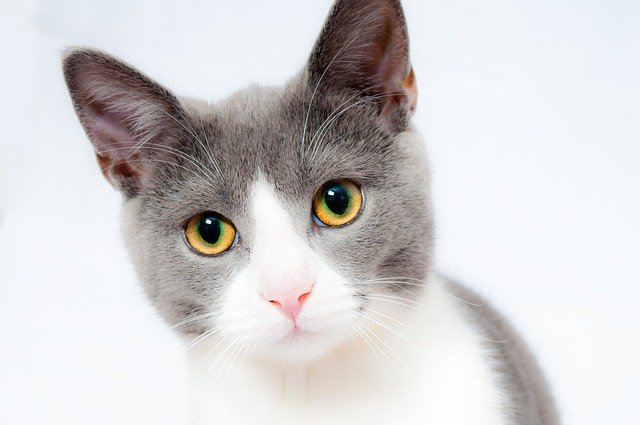
#> input picture image/cat.jpg, 640 x 425 px, found by its file name
$ jupyter execute --allow-errors '기초-day1-numpy-완성.ipynb'   (shell and % lines are left out)   (older library calls are emulated)
#> lines starting #> are read from the running program, lines starting #| are printed output that depends on the picture
# 01.파이썬라이브러리-Numpy

## numpy 설치하기

[cell 1]
import numpy

numpy.__version__

### 용어
- **스칼라**(scalar) : 숫자 하나만으로 이루어진 데이터, 보통 $x$와 같이 알파벳 소문자로 표기, 실수 숫자로 $x ∈ R$
- **벡터**(vector) : 여러 숫자가 특정한 순서대로 모여 있는 것. ex)데이터 레코드들. 행(row), 열(columns)을 가지는 형태, $x ∈ R^n$
- **특징벡터**(feature vector) : 데이터 벡터가 예측 문제에서 입력 데이터로 사용되는 특징벡터
- **행렬**(array) : 복수 차원을 가지는 데이터 레코드

### 넘파이를 사용한 벡터 표현

[cell 2]
import numpy as np

x1 = np.array([5.1, 3.5, 1.4 , 0.2])
print(x1)

x2 = np.array([[5.1],[3.5],[1.4],[0.2]])
print(x2)

## numpy 데이터 적용 사례

### 1.이미지 데이터에서 넘파이 사용
- 이미지 파일의 데이터를 확인해 보자!
- 단, 아래 코드는 opencv-python 라이브러리가 설치되어 있는 상태에서 실행해야 오류가 없다.

#### OpenCV 라이브러리에서 사진 읽어오기
- OpenCV: 이미지처리 및 컴퓨터비전을 위한 라이브러리

[cell 3]
# OpenCV 라이브러리 설치하기

[cell 4]
import sys
import cv2

print('Hello OpenCV', cv2.__version__)

image = cv2.imread('image\cat.jpg')
#> image is the input picture: shape (425, 640, 3); mean B, G, R 208.7, 208.2, 210.2
if image is None:
    print('Image load failed!')
    sys.exit()

print(image)
#> (printed output is left out)
print(type(image))
#| <class 'numpy.ndarray'>
print(image.dtype)
#| uint8

cv2.namedWindow('image')
cv2.imshow("image", image)
cv2.waitKey()
cv2.destroyAllWindows()

### 2.텍스트 데이터에서 넘파이 사용
- scikit-learn에서 붓꽃데이터를 확인해 보자!
- 단, 아래 코드는 scikit-learn 라이브러리가 설치되어 있는 상태에서 실행해야 오류가 없다.

### scikit-learn 라이브러리 설치하기
- scikit-learn: 머신러닝 대표적인 라이브러리

[cell 5]
from sklearn.datasets import load_iris

iris = load_iris()

#iris
iris.data[0, :]    # 첫 번째 꽃의 데이터

--------

## 1. numpy 배열

###  numpy 사용

[cell 6]
import numpy as np

a = [0,1,2,3,4,5]
print(type(a), a)

na = np.array(a)      # np.array()로 ndarray오브젝트 생성
print(type(na), na)

[cell 7]
import numpy as np

arr = np.array([0,1,2,3,4,5])
print(type(arr))
print(arr)

### 1차원 배열 만들기

[cell 8]
na = np.array([0,1,2,3,4,5,6,7,8,9])
na
print(na)

[cell 9]
na = np.array(range(0,10,1))
print(na)

[cell 10]
na = np.arange(10)
print(na)

### [실습]: 2차원 배열 만들기

[cell 11]
import numpy as np

arr = np.array([[10,20,30,40],[50,60,70,80]])

arr = np.array([[1,2,3,4],[5,6,7,8]])
print(arr*10)

### 2차원 배열

[cell 12]
na = np.array([[0,1,2],[3,4,5]])  # 2  x 3 array (괄호의 갯수)
print(na)

### 3차원 배열

[cell 13]
na = np.array([[[0,1,2],[3,4,5]],[[6,7,8],[9,10,11]]])
print(na)

### 배열의 차원과 크기

[cell 14]
na1 = np.array([0,1,2,3,4,5,6,7,8,9])
na2 = np.array([[0,1,2],[3,4,5]])
na3 = np.array([[[0,1,2],[3,4,5]],[[6,7,8],[9,10,11]]])

print(len(na1),len(na2),len(na3))    # 배열의 요소 개수
print(len(na1),len(na2[0]),len(na3[1][0]))

#### - ndim : 배열의 차원

[cell 15]
na3.ndim    #배열의 차원

#### - shape : 배열의 크기

[cell 16]
na3.shape   #배열의 크기   (면, 행, 열) matrix

#### - reshape : 배열의 크기 변경

[cell 17]
na = np.arange(12)
print(na)

[cell 18]
nb = na.reshape(3,4)
print(nb)

[cell 19]
nb = na.reshape(3,-1)
print(nb)

[cell 20]
nb = na.reshape(2,2,-1)  # -1 : 자동으로 값이 계산
print(nb)

[cell 21]
nb = na.reshape(2,-1,2)
print(nb)

#### - flatten / ravel : 1차원 배열로 만듦

[cell 22]
nc = nb.flatten()
print(nc)

[cell 23]
nc = nb.ravel()
print(nc)

[cell 24]
nc = nb.reshape(-1)
print(nc)

[cell 25]
nc.dtype

[cell 26]
np.iinfo('int64')

### 배열의 인덱싱 & 슬라이싱

[cell 27]
na1 = np.array([0,1,2,3,4,5,6,7,8,9])
print(na1[2])
print(na1[1:3])
print(na1[::-1])
print('-'*20)
na2 = np.array([[0,1,2],[3,4,5]])
print(na2[0,0])
print(na2[-1,2])
print(na2[:,1])
print(na2[1,1:])
print('-'*20)
na3 = np.array([[[0,1,2],[3,4,5]],[[6,7,8],[9,10,11]]])
print(na3[0,0])
print(na3[0,1,2])
print(na3[1,1:2,2])

---------

## 2. 배열의 생성과 변형

### 배열의 데이터 타입

[cell 28]
na = np.array([0,1,2,3,4,5,6,7,8,9])
na.dtype

#### 1.배열은 한가지 데이터 타입만 가질 수 있다.

[cell 29]
na = np.array([0,1,2,3.5,4,5,6,7,8,9])
print(na)
print(na.dtype)   # float

[cell 30]
na = np.array([0,1,2,3.5,'4',5,6,7,8,9])
print(na)
print(na.dtype)   # 유니코드 문자열

#### 2.데이터 타입 지정

[cell 31]
na = np.array([1, 2, 3], dtype='float')
print(na.dtype)
print(na)

#### Python의 데이터 형과 대응되는 numpy의 데이터 형

[cell 32]
print(int is np.int)
print(float is np.float)
print(float is np.float64)
print(float == 'float64')
print(str == np.unicode)

#### 모두 동일한 데이터 타입

[cell 33]
na = np.array([1, 2, 3], dtype=np.int64)
print(na.dtype) # int64

na = np.array([1, 2, 3], dtype='int64')
print(na.dtype) # int64

na = np.array([1, 2, 3], dtype='i8')
print(na.dtype) # int64

[cell 34]
na = np.array([1, 2, 3], dtype=np.float64)
print(na.dtype) # float64

na = np.array([1, 2, 3], dtype='float64')
print(na.dtype) # float64

na = np.array([1, 2, 3], dtype='f8')
print(na.dtype) # float64

[cell 35]
na = np.array([True, False])
#na = np.array([True, False], dtype='int')
print(na.dtype, na)

#### 3.숫자형 데이터가 취할 수 있는 값 범위 (최소값, 최대값)의 확인

 - 정수 int, unit이 취할 수 있는 범위
 - np.iinfo()

[cell 36]
print(np.iinfo('int64'))

 - 부동소수점 float이 취할 수 있는 범위
 - np.finfo()

[cell 37]
print(np.finfo('float'))

#### 4.데이터 타입 변경

[cell 38]
na = np.array([0,1,2,3,4])
print(na)
print(na.dtype)

na = na.astype(np.float)
print(na)
print(na.dtype)

### [실습] 2차원 이미지를 1차원 벡터로 변경하기
- 8 x 8 --> (64 x 1)

[cell 39]
from sklearn.datasets import load_digits
import matplotlib.pyplot as plt

digits = load_digits()
digits
samples = [0, 10, 20, 30, 1, 11, 21, 31]  # 선택된 이미지 번호
d = []
for i in range(8):
    d.append(digits.images[samples[i]])

plt.figure(figsize=(8, 2))
for i in range(8):
    plt.subplot(1, 8, i+1)
    plt.imshow(d[i], interpolation='nearest', cmap=plt.cm.bone_r)
    plt.grid(False)
    plt.xticks([])
    plt.yticks([])
    plt.title(f'image: {i+1}')
plt.suptitle('number 0 & 1 image')
plt.tight_layout()
plt.show()
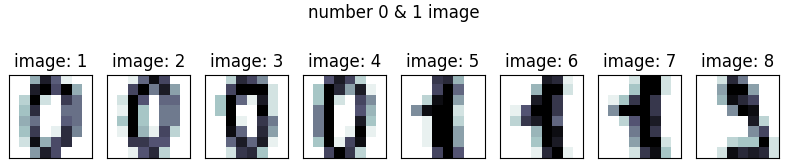
#> figure drawn by matplotlib, 8 panels

#### 1차원 벡터로 변형하기

[cell 40]
v = []
for i in range(8):
    v.append(d[i].reshape(64,1))  #벡터화

plt.figure(figsize=(10, 3))
for i in range(8):
    plt.subplot(1, 8, i+1)
    plt.imshow(v[i], aspect=0.4, interpolation='nearest', cmap=plt.cm.bone_r)
    plt.grid(False)
    plt.xticks([])
    plt.yticks([])
    plt.title(f'vector: {i+1}')
plt.suptitle('Vector image', y=1.05)
plt.tight_layout(w_pad=7)
plt.show()
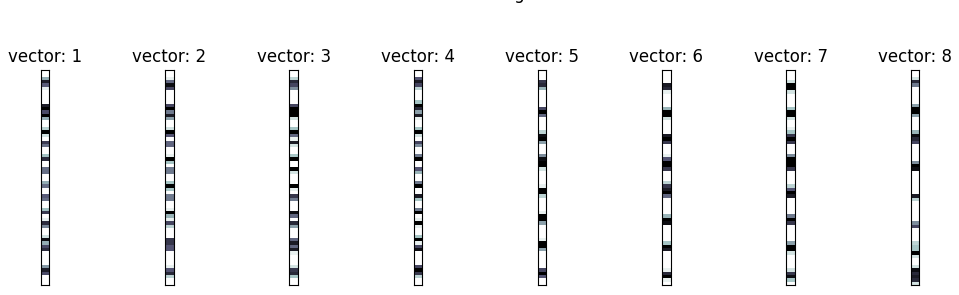
#> figure drawn by matplotlib, 8 panels

### 다양한 배열생성 방법

#### - zeros

[cell 41]
na = np.zeros(5)
print(na)

[cell 42]
na = np.zeros((2, 3), dtype=int)  # 튜플 타입으로 지정
print(na)

na = np.zeros((2, 3, 4))
print(na)

[cell 43]
na = np.zeros(5, dtype="U4")
print(na)

[cell 44]
import numpy as np
import cv2

image = np.zeros((768, 1024), np.uint8)
image.fill(200)      # 또는 image[:] = 200

cv2.imshow("Window title", image)
cv2.waitKey(0)
cv2.destroyAllWindows()

[cell 45]
na[0] = 'a'
na[1] = 'ab'
na[2] = 'abc'
na[3] = 'abcd'
print(na)

#### - ones

[cell 46]
na = np.ones(5)
print(na)

na = np.ones((2,3), dtype='i')
print(na)

#### - zeros_like, ones_like: 다른 배열과 같은 크기의 배열 생성

[cell 47]
na = np.ones_like(na)  #
print(na)

#### - empty : 배열만 생성 (값을 초기화 하지 않음)

[cell 48]
na = np.empty((3,1))  # 배열의 크기가 커지면 배열을 초기화하는데도 시간이 걸린다
print(na)

#### - arange : range와 유사한 명령

[cell 49]
na = np.arange(10)
print(na)

[cell 50]
na = np.arange(2, 10, 2)  # start, end(포함안됨), step
print(na)

#### - linspace: 선형구간 지정, logspace: 로그구간 지정

[cell 51]
na = np.linspace(0, 100, 5, dtype=int)
print(na)

[cell 52]
na = np.logspace(0.1, 1, 10)
print(na)

[cell 53]
import numpy as np

a = np.zeros((2,5), np.int)
b = np.ones((3,1), np.uint8)
c = np.empty((1,5), np.float)
d = np.full(5, 15, np.float32)

print(type(a), type(a[0]), type(a[0][0]))
print(type(b), type(b[0]), type(b[0][0]))
print(type(c), type(c[0]), type(c[0][0]))
print(type(d), type(d[0]) )
print('c 형태:', c.shape, '   d 형태:', d.shape)
print(a), print(b)
print(c), print(d)

### 배열의 연결

#### - hstack : 행의 수가 같은 두 개 이상의 배열을 옆으로 연결

[cell 54]
na1 = np.ones((2,3), dtype=int)
na2 = np.zeros((2,2), dtype=int)
print(na1)
print(na2)
print(np.hstack([na1, na2]))

#### - vstack : 열의 수가 같은 두 개 이상의 배열을 위아래로 연결

[cell 55]
na1 = np.ones((2,3), dtype=int)
na2 = np.zeros((3,3), dtype=int)
print(na1)
print(na2)
print(np.vstack([na1, na2]))

#### - dstack
- 행이나 열이 아닌 깊이(면: depth) 방향으로 배열을 합침, 가장 안쪽 원소의 차원 증가
- 3차원 데이터

#### # 1차원 데이터일 경우

[cell 56]
na1 = np.zeros(2, dtype=int)    # [0 0]
na2 = np.ones(2, dtype=int)     # [1 1]
na3 = np.full(2, 2,  dtype=int) # [2 2]
na = np.dstack([na1, na2])
print(na.shape)
print(na)

[cell 57]
na = np.dstack([na1, na2, na3])
print(na.shape)
print(na)

#### #2차원 데이터일 경우

[cell 58]
na1 = np.zeros((2,3), dtype=int)   # [[0 0 0]
                                   #  [0 0 0]]
na2 = np.ones((2,3), dtype=int)
na3 = np.full((2,3), 2,  dtype=int)

na = np.dstack([na1, na2])
print(na.shape)
print(na)

[cell 59]
na = np.dstack([na1, na2, na3])
print(na.shape)
print(na)

#### - stack : axis인수를 사용하여 사용자가 지정한 차원(축으로) 배열을 연결
- default axis=0
- 1차원 : (행,  )      : (axis=0, )
- 2차원 : (행, 열)     : (axis=0, axis=1)
- 3차원 : (행, 열, 면) : (axis=0, axis=1, axis=2)
- 배열의 크기가 같아야함
- 차원 증가

#### # 1차원 데이터

[cell 60]
na1 = np.zeros(2, dtype=int)    # [0 0]
na2 = np.ones(2, dtype=int)     # [1 1]
na3 = np.full(2, 2,  dtype=int) # [2 2]

na = np.stack([na1, na2])  # default: axis=0 행 쌓기
print(na)
print(na.shape)

[cell 61]
na = np.stack([na1, na2], axis=1) # 열로 쌓기
print(na)
print(na.shape)

[cell 62]
na = np.stack([na1, na2, na3])
print(na.shape)
print(na)

[cell 63]
na = np.stack([na1, na2, na3], axis=1)
print(na.shape)
print(na)

#### # 2차원 데이터

[cell 64]
na1 = np.zeros((2,3), dtype=int)   # [[0 0 0]
                                   #  [0 0 0]]
na2 = np.ones((2,3), dtype=int)
na3 = np.full((2,3), 2,  dtype=int)

na = np.stack([na1, na2])
print(na.shape)
print(na)

[cell 65]
na = np.stack([na1, na2], axis=1)
print(na.shape)
print(na)

[cell 66]
na = np.stack([na1, na2, na3], axis=0)
print(na)
print(na.shape)

[cell 67]
na = np.stack([na1, na2, na3], axis=1)
print(na)
print(na.shape)

#### - r_ : hstack 명령과 비슷, 배열을 좌우로 연결

[cell 68]
na1 = np.array([1, 2, 3])
na2 = np.array([4, 5, 6])
print( np.r_[na1, na2 ] )

#### - c_ : 배열의 차원을 증가시킨 후 좌우로 연결

[cell 69]
na1 = np.array([1, 2, 3])
na2 = np.array([4, 5, 6])
print( np.c_[na1, na2] )

#### - tile : 동일한 배열을 반복하여 연결

[cell 70]
a = np.array([[0, 1, 2], [3, 4, 5]])
print(a)
print( np.tile(a, 2) )

[cell 71]
print( np.tile(a, (3, 2)) )

### [실습] 다양한 배열을 쌓아 다른 배열 만들기

#> (a cell that did not finish here is left out)

[cell 73]
na1 = np.zeros((3,3), dtype=int)
na2 = np.ones((3,2), dtype=int)
na3 = np.arange(10,160,10)
na3 = na3.reshape(3,5)

a = np.hstack([na1, na2])
b = np.vstack([a, na3])
print(np.vstack([b, b]))

----------

## 3. 배열의 연산

#### 행과 열 바꾸기 (.T 속성 사용)

[cell 74]
import numpy as np

na1 = np.array([[0,0,0],[1,1,1]], dtype=int)
print(na1)
print(na1.T)

### [실습] numpy 배열을 이용하여 아래 z = x + y 를 코딩하기

[cell 75]
x = np.arange(1,10001)
y = np.arange(10001, 20001)
z = x + y
z

[cell 76]
x = np.arange(1,10001)
y = np.arange(10001, 20001)

z = np.zeros_like(x)
for i in range(len(x)):
    z[i] = x[i] + y[i]
print(z)

[cell 77]
x = np.arange(1,10001)
x = x.reshape(-1,1)

y = np.arange(10001,20001)
y = y.reshape(-1,1)

z = x + y
print(z)

### 벡터화 연산

[cell 78]
x = np.array([0,1,2,3,4])
print(x+1)

[cell 79]
print(2*x)

[cell 80]
a = np.array([1,2,3])
b = np.array([10,20,30])
print(2*a + b)

[cell 81]
print(a == 2)

[cell 82]
print(b > 10)

[cell 83]
print((a == 2) & (b > 10))

### [실습]  1차원 배열의 벡터화 연산 문제

[cell 84]
x = np.array([1, 2, 3, 4, 5, 6, 7, 8, 9, 10,
              11, 12, 13, 14, 15, 16, 17, 18, 19, 20])

#### 1. 배열에서 3의 배수를 찾아라

[cell 85]
print(x[x%3==0])

#### 2. 이 배열에서 4로 나누면 1이 남는 수를 찾아라.

[cell 86]
print(x[x%4==1])

#### 3. 이 배열에서 3으로 나누면 나누어지고 4로 나누면 1이 남는 수를 찾아라.

[cell 87]
print(x[(x%3==0) & (x%4==1)])

### 브로드캐스팅
 - 서로 다른 크기를 가진 두 배열의 사칙 연산을 지원함
 - 크기가 작은 배열을 자동으로 반복 확장하여 크기가 큰 배열에 맞추는 방법

[cell 88]
x1 = np.arange(0,5)
x1 = x1.reshape(-1,1)
x2 = x1 + 1
x3 = x2 + 1

arr = np.hstack([x1,x2,x3])
print(arr + x1)

y = np.arange(0,3)
print(arr + y)

[cell 89]
x = np.arange(0, 3)
print(np.vstack([x, x+1, x+2, x+3, x+4]))

[cell 90]
x = np.vstack([range(i, i+3) for i in range(5)])
print(x)

[cell 91]
y = np.arange(5)
print(y)

[cell 92]
print(y.reshape(5,-1))

#> (a cell that did not finish here is left out)

[cell 94]
y = np.arange(3)
x+y

### [실습] 벡터화 연산

A, B, C 세 회사의 주식은 각각 100만원, 80만원, 50만원이다. 이 주식을 각각 3주 4주 5주를 매수할 때 필요한 금액을 넘파이를 이용하여 구해보시오.

[cell 95]
p = np.array([100, 80, 50])
n = np.array([3, 4, 5])

total = np.sum(p * n)
total = p @ n  # 벡터와 행렬의 내적구하는 방법

print(f'총금액: {total} 만원')

### 팬시 인덱싱(fancy indexing)
- **인덱스를 통해 배열의 해당 요소에 빠르게 접근하는 방법**
- 다른 배열로 배열을 인덱싱 하는 방법

### [실습] 짝수인 원소만 골라내기

[cell 96]
# 방법1: 마스크 배열을 이용
arr = np.arange(10)
idx = np.array([True, False, True, False, True,
                False, True, False, True, False])

print(arr[idx])

[cell 97]
#방법2: 조건 이용
print(arr % 2)
print(arr % 2 == 0)

print(arr[arr % 2 == 0])

#### - 1. 불(Boolean)배열 인덱싱(마스크로 이용)
- Boolean값을 갖는 마스크를 씌워서 원하는 행렬을 뽑아내는 방법

[cell 98]
names = np.array(['Paul','Paul','Kim','Joan','Lee','Paul', 'Park'])
data = np.random.rand(7, 4)  # 0~1사이의 실수를 7행 4열로

print(data)

[cell 99]
# 마스크 만들기
names_mask = (names=='Paul')

print(names_mask)

[cell 100]
# 마스크 적용하기
print(data[names_mask, :]) # index가 0, 1, 5 행만 추출

[cell 101]
print(data[names=='Kim', :]) # index가 2 행만 추출

[cell 102]
print(data[(names=='Kim')|(names=='Park'), :]) # index가 2, 6 행만 추출

#### - 2. 정수 배열 인덱싱

[cell 103]
arr = np.array([11,22,33,44,55,66,77,88,99])
idx = np.array([0,2,4,6,8])

print(arr[idx])

[cell 104]
arr = np.array([[1,2,3,4],[5,6,7,8],[9,10,11,12]])

print(arr[:, [True,False,False, True]])

[cell 105]
print(arr[[2,0,1], :])

### 기타 행렬

#### - 전치행렬
- 행과 열이 바뀐 행렬

[cell 106]
import numpy as np

arr = np.array([[0,0,0],[1,1,1]], dtype=int)
print(arr)
print(arr.T)

#### - 정방행렬
- 행과 열의 개수가 같은 행렬

[cell 107]
arr = np.zeros((3,3), dtype=int)
print(arr)

#### - 대각행렬
- 모든 비대각 요소가 0인 행렬

[cell 108]
arr = np.diag([1,2,3])
print(arr)

#### - 항등행렬
- 대각행렬 중애서 대각성분의 값이 1인 행렬

[cell 109]
arr = np.identity(3, dtype=int)
print(arr)

arr = np.eye(4, dtype=int)
print(arr)

------

## 4.기술통계 함수

numpy는 아래와 같은 데이터 집합에 대해 간단한 통계를 계산하는 함수(통계량)를 제공한다.
 - 데이터의 개수(count)
 - 평균(mean, average): 평균을 통계용어->표본 평균(sample average, sample mean)
 - 분산(variance): 표본 분산, 데이터와 표본 평균간의 거리의 제곱의 평균, 표본 분산이 작으면 데이터가 모여있는 것이고 크면 흩어져 있는 것
 - 표준 편차(standard deviation) : 표본 분산의 양의 제곱근 값
 - 최댓값(maximum) : 데이터 중에서 가장 큰 값
 - 최솟값(minimum) : 데이터 중에서 가장 작은 값
 - 중앙값(median) : 데이터를 크기대로 정렬하였을 때 가장 가운데에 있는 수
 - 사분위수(quartile) : 데이터를 가장 작은 수부터 가장 큰 수까지 크기가 커지는 순서대로 정렬하였을 때 1/4, 2/4, 3/4 위치에 있는 수

 x={18,5,10,23,19,−8,10,0,0,5,2,15,8,2,5,4,15,−1,4,−7,−24,7,9,−6,23,−13}

[cell 110]
import numpy as np

x = np.array([18,5,10,23,19,-8,10,0,0,5,2,15,8,2,5,4,15,-1,4,-7,-24,7,9,-6,23,-13])
print(x)

#### - 데이터의 개수(count) :
- len
-- np.bincount() : 배열 요소의 개수를 센다. 음수 제거 후 사용

[cell 111]
print( len(x) )

# x = np.array([[1,2,3],[4,5,6]])
# print( len(x) )

[cell 112]
#print( np.bincount(x) )  # 음수 때문에 오류 발생
print( np.bincount(x[x>=0]) )

### 기술통계 함수

#### - 평균(mean, average)

[cell 113]
print( np.mean(x) )

#### - 분산(variance)

[cell 114]
print( np.var(x) )

#### - 표준 편차(standard deviation)

[cell 115]
print( np.std(x) )

#### - 최대값(maximum)

[cell 116]
print( np.max(x) )

#### - 배열의 최대값 인덱스(argmax)
- 동일한 값이 있을 경우 첫 번째 인덱스

[cell 117]
print( np.argmax(x) )

#### - 최솟값(minimum)

[cell 118]
print( np.min(x) )

#### - 배열의 최소값 인덱스(argmin)
- 동일한 값이 있을 경우 첫 번째 인덱스

[cell 119]
print( np.argmin(x) )

#### - 중앙값(median)

[cell 120]
print( np.median(x) )

 #### - 사분위수(quartile)
 - 자동 정렬 후 계산

[cell 121]
print( np.percentile(x, 0) ) # 0% 해당하는 수

[cell 122]
print( np.percentile(x, 25) )  # 25%,  1사분위 수

[cell 123]
print( np.percentile(x, 50) )  # 50%, 2사분위 수

[cell 124]
print( np.percentile(x, 75) ) # 75%, 3사분위 수

[cell 125]
print( np.percentile(x, 100) )  # 100%,  최대값

### 히스토그램 그리기

[cell 126]
x = np.array([18,5,10,23,19,-8,10,0,0,5,2,15,8,2,5,4,15,-1,4,-7,-24,7,9,-6,23,-13])
print(f'도수: {len(x)}')   # 도수

bins = np.arange(-25,25,5)   # 도수분포 구간
print(f'도수분포 구간: {bins}')   # 도수분포 구간

hist, bins = np.histogram(x, bins)  #
# hist, bins = np.histogram(x, bins=5)  # 도수를 5개의 구간으로 나눈 수

print(f'도수분포 구간: {bins}')
print(f'히스토그램 구간에 해당하는 도수: {hist}')

[cell 127]
import matplotlib.pyplot as plt

plt.hist(x, bins, edgecolor='w')
plt.show()
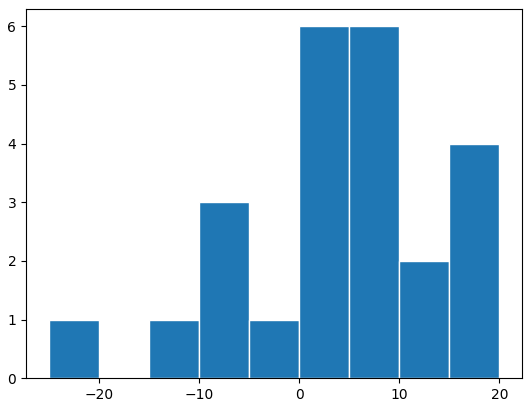
#> figure drawn by matplotlib, 1 panel

[cell 128]
import matplotlib.pyplot as plt

plt.hist(x, bins=5, edgecolor='w')
plt.show()
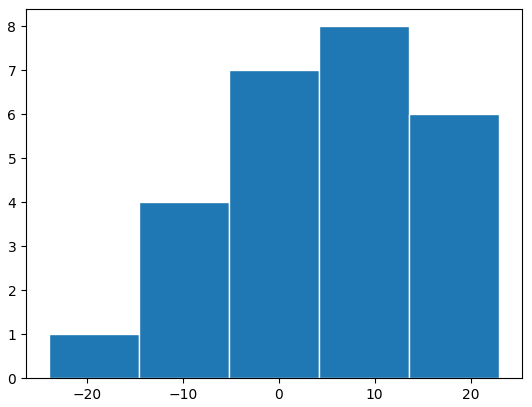
#> figure drawn by matplotlib, 1 panel; tallest bar 8 high, from x = 4.2 to 13.6

[cell 129]
n, bins, patches = plt.hist(x, bins=10, edgecolor='w')
print(n, bins, patches)
plt.show()
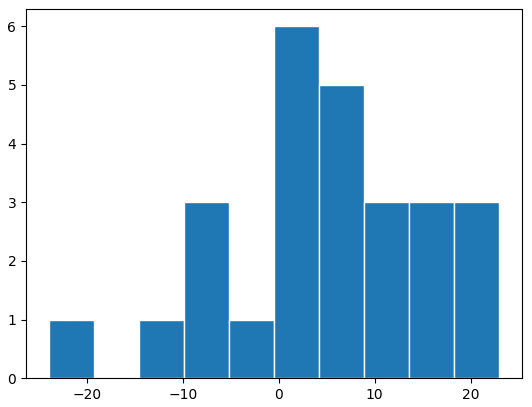
#> figure drawn by matplotlib, 1 panel; tallest bar 6 high, from x = -0.5 to 4.2

-------

## 5. 난수(Random)

### 난수 발생

#### - 시드 설정
인수로는 0과 같거나 큰 정수를 넣어준다

[cell 130]
np.random.seed(0)

#### - 난수 발생 : rand
 0과 1사이의 균일 분포 난수를 발생

[cell 131]
np.random.rand(5)  # 0~1사이 균일분포 5개

#### - randn: 표준 정규 분포:
- 기댓값이 0이고 표준편차가 1인 표준 정규 분포

[cell 132]
np.random.randn(5)

#### - randint: 균일 분포의 정수 난수:
- random.randint(low, high=None, size=None)

[cell 133]
np.random.randint(10,size=5)

[cell 134]
np.random.randint(10, 20, size=5)

#### - 데이터 순서 임의로 바꾸기 :  shuffle

[cell 135]
x = np.arange(10)
print(x)

np.random.shuffle(x)
print(x)

#### - 데이터 샘플링 : choice
이미 있는 데이터 집합에서 일부를 무작위로 선택하는 것을 표본선택 혹은 샘플링(sampling)이라고 한다

numpy.random.choice(a, size=None, replace=True, p=None)
 - a : 배열이면 원래의 데이터, 정수이면 arange(a) 명령으로 데이터 생성
 - size : 정수. 샘플 숫자
 - replace : 불리언. True이면 한번 선택한 데이터를 다시 선택 가능(복원추출/비복원추출)
 - p : 배열. 각 데이터가 선택될 수 있는 확률

[cell 136]
np.random.choice(5, 3, replace=False)  # arange(5)에서 3개만 선택

[cell 137]
np.random.choice(5, 5, replace=False)  # shuffle 명령과 같다.

[cell 138]
np.random.choice(5, 10)  # 반복해서 10개 선택

[cell 139]
np.random.choice(5, 10, p=[0.1, 0, 0.3, 0.6, 0])  # 선택 확률을 다르게 해서 10개 선택

#### - 카운트, 정렬
- bincount: 배열 요소들의 각 개수 셈
- unique: 배열 요소 중 중복되지 않은 요소만 개수 셈
- sort: 배열 요소 정렬

[cell 140]
x = np.random.choice(5, 10)
print(x)

print( np.bincount(x) )
print( np.unique(x) )
print( np.sort(x) )

-------

## 실습: 주사위를 100번 던져서 나오는 숫자의 평균을 구하라.

[cell 141]
# 주사위 데이터 100개 생성
x = np.random.randint(1,7, size=100)
print(x)


# 정렬하기
print( np.sort(x) )


# 배열 요소들의 각 개수 세기
print(np.bincount(x))
print('최종 ---------------')
print(np.bincount(x)[1:])

#### - 평균, 중위수

[cell 142]
print(np.mean(x))
# x = np.median(x)

#### - 히스토그램

[cell 143]
import matplotlib.pyplot as plt
plt.hist(x, edgecolor='w')
plt.show()
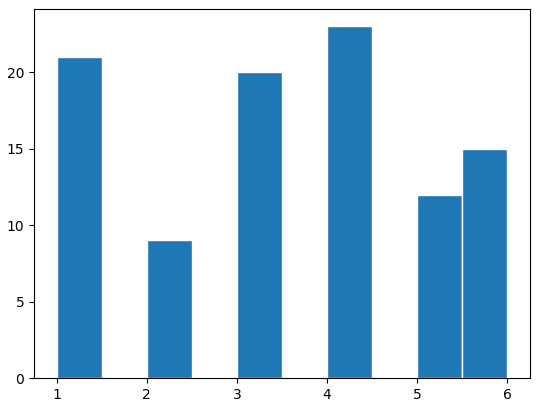
#> figure drawn by matplotlib, 1 panel; tallest bar 23 high, from x = 4 to 4.5
